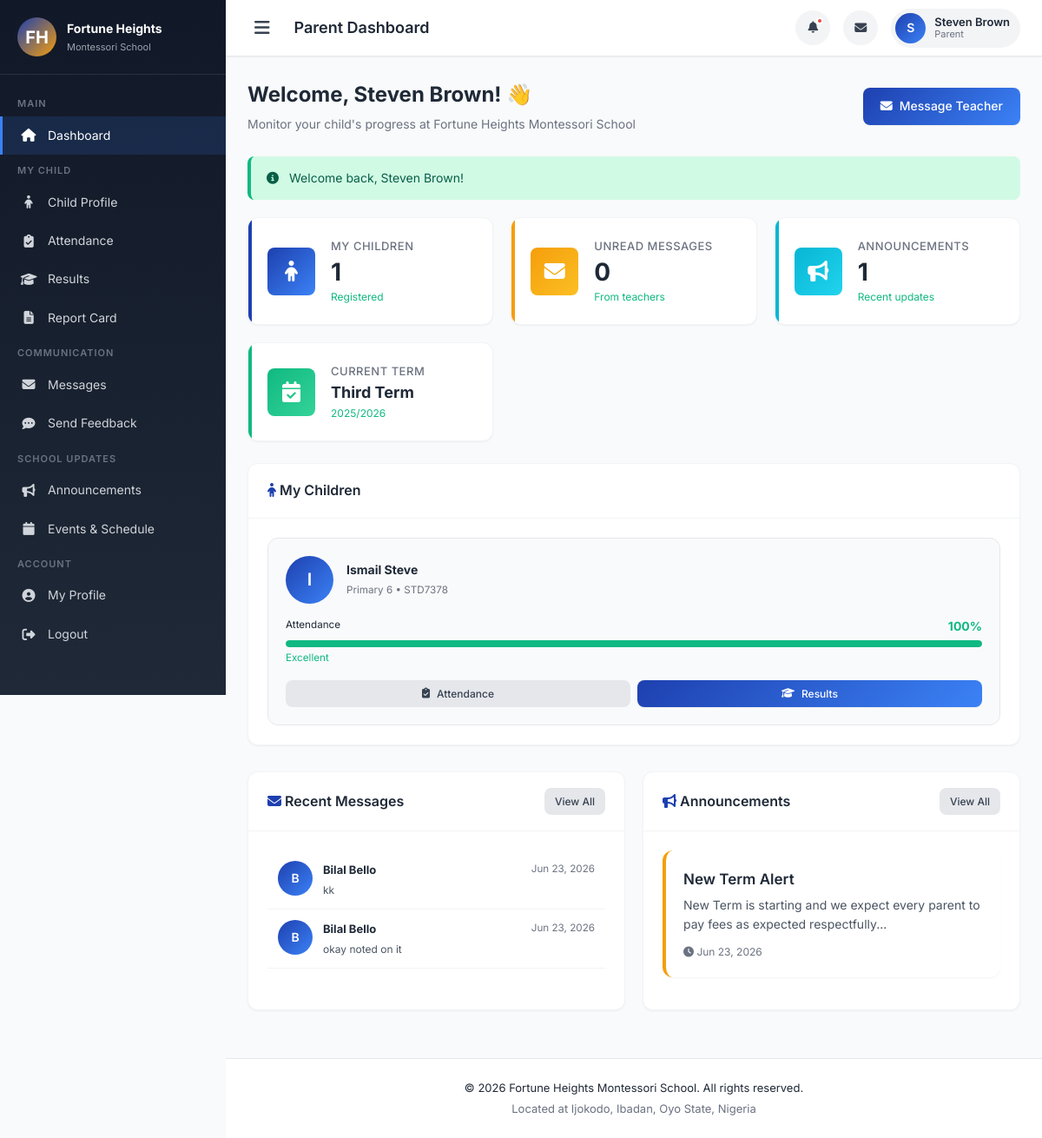
The page /public/index.php?page=dashboard (signed in) on the database its author committed.
### tables this page shows
CREATE TABLE `parents` (
  `id` int(11) NOT NULL,
  `parent_id` varchar(20) NOT NULL,
  `full_name` varchar(150) NOT NULL,
  `email` varchar(150) NOT NULL,
  `phone` varchar(20) NOT NULL,
  `gender` enum('Male','Female') NOT NULL,
  `occupation` varchar(100) DEFAULT NULL,
  `address` text DEFAULT NULL,
  `password` varchar(255) NOT NULL,
  `avatar` varchar(255) DEFAULT 'default.png',
  `is_active` tinyint(1) DEFAULT 1,
  `last_login` datetime DEFAULT NULL,
  `created_at` timestamp NOT NULL DEFAULT current_timestamp()
);

CREATE TABLE `academic_terms` (
  `id` int(11) NOT NULL,
  `session_id` int(11) NOT NULL,
  `term_name` varchar(50) NOT NULL,
  `start_date` date NOT NULL,
  `end_date` date NOT NULL,
  `is_current` tinyint(1) DEFAULT 0,
  `created_at` timestamp NOT NULL DEFAULT current_timestamp()
);

CREATE TABLE `academic_sessions` (
  `id` int(11) NOT NULL,
  `session_name` varchar(50) NOT NULL,
  `start_date` date NOT NULL,
  `end_date` date NOT NULL,
  `is_current` tinyint(1) DEFAULT 0,
  `created_at` timestamp NOT NULL DEFAULT current_timestamp()
);

CREATE TABLE `students` (
  `id` int(11) NOT NULL,
  `admission_no` varchar(20) NOT NULL,
  `full_name` varchar(150) NOT NULL,
  `gender` enum('Male','Female') NOT NULL,
  `date_of_birth` date NOT NULL,
  `class_id` int(11) NOT NULL,
  `parent_id` int(11) NOT NULL,
  `admission_date` date NOT NULL,
  `address` text DEFAULT NULL,
  `medical_info` text DEFAULT NULL,
  `avatar` varchar(255) DEFAULT 'default.png',
  `is_active` tinyint(1) DEFAULT 1,
  `created_at` timestamp NOT NULL DEFAULT current_timestamp()
);

CREATE TABLE `classes` (
  `id` int(11) NOT NULL,
  `class_name` varchar(100) NOT NULL,
  `class_code` varchar(20) NOT NULL,
  `level` enum('Creche','Nursery','Primary') NOT NULL,
  `capacity` int(11) DEFAULT 30,
  `created_at` timestamp NOT NULL DEFAULT current_timestamp()
);

CREATE TABLE `messages` (
  `id` int(11) NOT NULL,
  `sender_id` int(11) NOT NULL,
  `sender_type` enum('parent','teacher','admin') NOT NULL,
  `receiver_id` int(11) NOT NULL,
  `receiver_type` enum('parent','teacher','admin') NOT NULL,
  `subject` varchar(255) NOT NULL,
  `message` text NOT NULL,
  `is_read` tinyint(1) DEFAULT 0,
  `parent_id` int(11) DEFAULT NULL,
  `created_at` timestamp NOT NULL DEFAULT current_timestamp()
);

CREATE TABLE `teachers` (
  `id` int(11) NOT NULL,
  `staff_id` varchar(20) NOT NULL,
  `full_name` varchar(150) NOT NULL,
  `email` varchar(150) NOT NULL,
  `phone` varchar(20) DEFAULT NULL,
  `gender` enum('Male','Female') NOT NULL,
  `qualification` varchar(150) DEFAULT NULL,
  `password` varchar(255) NOT NULL,
  `avatar` varchar(255) DEFAULT 'default.png',
  `class_id` int(11) DEFAULT NULL,
  `is_active` tinyint(1) DEFAULT 1,
  `last_login` datetime DEFAULT NULL,
  `created_at` timestamp NOT NULL DEFAULT current_timestamp()
);

CREATE TABLE `announcements` (
  `id` int(11) NOT NULL,
  `title` varchar(255) NOT NULL,
  `content` text NOT NULL,
  `target_audience` enum('all','parents','teachers') DEFAULT 'all',
  `priority` enum('low','medium','high','urgent') DEFAULT 'medium',
  `status` enum('draft','published','scheduled') DEFAULT 'draft',
  `scheduled_at` datetime DEFAULT NULL,
  `published_at` datetime DEFAULT NULL,
  `created_by` int(11) NOT NULL,
  `created_at` timestamp NOT NULL DEFAULT current_timestamp()
);

### app/helpers/Auth.php (called while the page is built, shortened)
<?php
class Auth {
    public static function id() {
        return $_SESSION['user_id'] ?? null;
    }
    public static function role() {
        return $_SESSION['user_role'] ?? null;
    }
    private static function getTableByRole($role) {
        return match($role) {
            'admin'   => 'admins',
            'teacher' => 'teachers',
            'parent'  => 'parents',
            default   => throw new Exception("Invalid role: {$role}")
        };
    }
    public static function user() {
        try {
            $db = db();
            $table = self::getTableByRole(self::role());
            $stmt = $db->prepare("SELECT * FROM {$table} WHERE id = ? LIMIT 1");
            $stmt->execute([self::id()]);
            return $stmt->fetch();
        } catch (Exception $e) {
            error_log("Error fetching user: " . $e->getMessage());
            return null;
        }
    }
}

### app/views/parent/dashboard.php (the view, shortened to what this page needs)
<?php
require_once APP_PATH . '/views/layouts/header.php';
$db = db();
$parent = Auth::user();
$term = getCurrentTerm();
$stmt = $db->prepare("SELECT s.*, c.class_name FROM students s
    JOIN classes c ON s.class_id = c.id
    WHERE s.parent_id = ? AND s.is_active = 1");
$stmt->execute([Auth::id()]);
$children = $stmt->fetchAll();
$totalChildren = count($children);
$announcements = $db->query("SELECT * FROM announcements WHERE status = 'published' AND target_audience IN ('all','parents') ORDER BY published_at DESC LIMIT 5")->fetchAll();
$recentMessages = $db->prepare("SELECT m.*, t.full_name as sender_name
    FROM messages m JOIN teachers t ON m.sender_id = t.id
    WHERE m.receiver_id = ? AND m.receiver_type = 'parent'
    ORDER BY m.created_at DESC LIMIT 5");
$recentMessages->execute([Auth::id()]);
$recentMessages = $recentMessages->fetchAll();
$childStats = [];
foreach ($children as $child) {
    $percentage = calculateAttendancePercentage($child['id'], $term['id'] ?? null);
    $category = getAttendanceCategory($percentage);
    $childStats[] = [
        'child' => $child,
        'percentage' => $percentage,
        'category' => $category
    ];
}
?>
<div class="dashboard-wrapper">
    <?php include APP_PATH . '/views/layouts/sidebar.php'; ?>
    <div class="main-content">
        <?php include APP_PATH . '/views/layouts/topbar.php'; ?>
        <div class="content-area">
            <div class="page-header">
                <div>
                    <h2>Welcome, <?= e($parent['full_name']) ?>! 👋</h2>
                    <p>Monitor your child's progress at <?= e(SCHOOL_NAME) ?></p>
                </div>
                <a href="?page=messages" class="btn btn-primary">
                    <i class="fas fa-envelope"></i> Message Teacher
                </a>
            </div>
            <div class="stats-grid">
                <div class="stat-card">
                    <div class="stat-icon"><i class="fas fa-child"></i></div>
                    <div class="stat-info">
                        <h4>My Children</h4>
                        <div class="value"><?= $totalChildren ?></div>
                        <div class="change">Registered</div>
                    </div>
                </div>
                <div class="stat-card warning">
                    <div class="stat-icon"><i class="fas fa-envelope"></i></div>
                    <div class="stat-info">
                        <h4>Unread Messages</h4>
                        <div class="value"><?= $unreadMessages ?></div>
                        <div class="change">From teachers</div>
                    </div>
                </div>
                <div class="stat-card info">
                    <div class="stat-icon"><i class="fas fa-bullhorn"></i></div>
                    <div class="stat-info">
                        <h4>Announcements</h4>
                        <div class="value"><?= count($announcements) ?></div>
                        <div class="change">Recent updates</div>
                    </div>
                </div>
                <div class="stat-card success">
                    <div class="stat-icon"><i class="fas fa-calendar-check"></i></div>
                    <div class="stat-info">
                        <h4>Current Term</h4>
                        <div class="value" style="font-size:18px;"><?= e($term['term_name'] ?? 'N/A') ?></div>
                        <div class="change"><?= e($term['session_name'] ?? '') ?></div>
                    </div>
                </div>
            </div>
            <?php if (!empty($children)): ?>
                <div class="card mb-4">
                    <div class="card-header"><h3><i class="fas fa-child text-primary"></i> My Children</h3></div>
                    <div class="card-body">
                        <div style="display:grid;grid-template-columns:repeat(auto-fit,minmax(280px,1fr));gap:20px;">
                            <?php foreach ($childStats as $stat): ?>
                                <div style="background:var(--gray-50);border-radius:var(--radius-lg);padding:20px;border:1px solid var(--gray-200);">
                                    <div style="display:flex;align-items:center;gap:15px;margin-bottom:15px;">
                                        <div class="user-avatar" style="width:55px;height:55px;font-size:20px;">
                                            <?= strtoupper(substr($stat['child']['full_name'], 0, 1)) ?>
                                        </div>
                                        <div>
                                            <h4 style="margin:0;"><?= e($stat['child']['full_name']) ?></h4>
                                            <small class="text-muted"><?= e($stat['child']['class_name']) ?> • <?= e($stat['child']['admission_no']) ?></small>
                                        </div>
                                    </div>
                                    <div style="margin-bottom:15px;">
                                        <div style="display:flex;justify-content:space-between;margin-bottom:5px;">
                                            <small>Attendance</small>
                                            <strong style="color:<?= $stat['category']['color'] ?>"><?= $stat['percentage'] ?>%</strong>
                                        </div>
                                        <div class="progress-bar">
                                            <div class="progress-fill" style="width:<?= $stat['percentage'] ?>%;background:<?= $stat['category']['color'] ?>"></div>
                                        </div>
                                        <small style="color:<?= $stat['category']['color'] ?>"><?= $stat['category']['label'] ?></small>
                                    </div>
                                    <div style="display:flex;gap:8px;">
                                        <a href="?page=attendance" class="btn btn-sm btn-secondary" style="flex:1;text-align:center;">
                                            <i class="fas fa-clipboard-check"></i> Attendance
                                        </a>
                                        <a href="?page=results" class="btn btn-sm btn-primary" style="flex:1;text-align:center;">
                                            <i class="fas fa-graduation-cap"></i> Results
                                        </a>
                                    </div>
                                </div>
                            <?php endforeach; ?>
                        </div>
                    </div>
                </div>
            <?php endif; ?>
            <div class="grid-2">
                <div class="card">
                    <div class="card-header">
                        <h3><i class="fas fa-envelope text-primary"></i> Recent Messages</h3>
                        <a href="?page=messages" class="btn btn-sm btn-secondary">View All</a>
                    </div>
                    <div class="card-body">
                        <?php if (empty($recentMessages)): ?>
                            <div class="empty-state"><i class="fas fa-inbox"></i><p>No messages from teachers</p></div>
                        <?php else: ?>
                            <?php foreach ($recentMessages as $msg): ?>
                                <div style="padding:12px;border-bottom:1px solid var(--gray-100);display:flex;gap:12px;">
                                    <div class="user-avatar" style="width:40px;height:40px;flex-shrink:0;">
                                        <?= strtoupper(substr($msg['sender_name'], 0, 1)) ?>
                                    </div>
                                    <div style="flex:1;min-width:0;">
                                        <div style="display:flex;justify-content:space-between;">
                                            <strong style="font-size:13px;"><?= e($msg['sender_name']) ?></strong>
                                            <small class="text-muted"><?= timeAgo($msg['created_at']) ?></small>
                                        </div>
                                        <p style="font-size:12px;color:var(--gray-600);margin:3px 0 0;white-space:nowrap;overflow:hidden;text-overflow:ellipsis;">
                                            <?= e($msg['message']) ?>
                                        </p>
                                    </div>
                                </div>
                            <?php endforeach; ?>
                        <?php endif; ?>
                    </div>
                </div>
                <div class="card">
                    <div class="card-header">
                        <h3><i class="fas fa-bullhorn text-primary"></i> Announcements</h3>
                        <a href="?page=announcements" class="btn btn-sm btn-secondary">View All</a>
                    </div>
                    <div class="card-body">
                        <?php if (empty($announcements)): ?>
                            <div class="empty-state"><i class="fas fa-bullhorn"></i><p>No announcements</p></div>
                        <?php else: ?>
                            <?php foreach ($announcements as $ann): ?>
                                <div class="announcement-card <?= e($ann['priority']) ?>">
                                    <div class="announcement-title"><?= e($ann['title']) ?></div>
                                    <div class="announcement-content"><?= e(substr($ann['content'], 0, 100)) ?>...</div>
                                    <div class="announcement-meta">
                                        <span><i class="fas fa-clock"></i> <?= timeAgo($ann['published_at']) ?></span>
                                    </div>
                                </div>
                            <?php endforeach; ?>
                        <?php endif; ?>
                    </div>
                </div>
            </div>
        </div>
        <?php include APP_PATH . '/views/layouts/footer.php'; ?>
<?php require_once APP_PATH . '/views/layouts/footer.php'; ?>

### rows shown on the page
parents: full_name "Steven Brown"
academic_terms: term_name "Third Term", session.session_name "2025/2026"
students: full_name "I", full_name "Ismail Steve", class.class_name "Primary 6", admission_no "STD7378"
messages: teachers.full_name "B", teachers.full_name "Bilal Bello", created_at "Jun 23, 2026", message "kk"
messages: teachers.full_name "B", teachers.full_name "Bilal Bello", created_at "Jun 23, 2026", message "okay noted on it"
announcements: title "New Term Alert", content "New Term is starting and we expect every parent to pay fees as expected respectfully", published_at "Jun 23, 2026"

### other values the page prints
$pageTitle "Parent Dashboard"
substr(Auth::name(), 0, 1) "S"
Auth::name() "Steven Brown"
Auth::role() "Parent"
SCHOOL_NAME "Fortune Heights Montessori School"
$message "Welcome back, Steven Brown!"
$totalChildren "1"
$unreadMessages "0"
count($announcements) "1"
$stat['percentage'] "100"
$stat['category']['label'] "Excellent"
SCHOOL_ADDRESS "Ijokodo, Ibadan, Oyo State, Nigeria"
